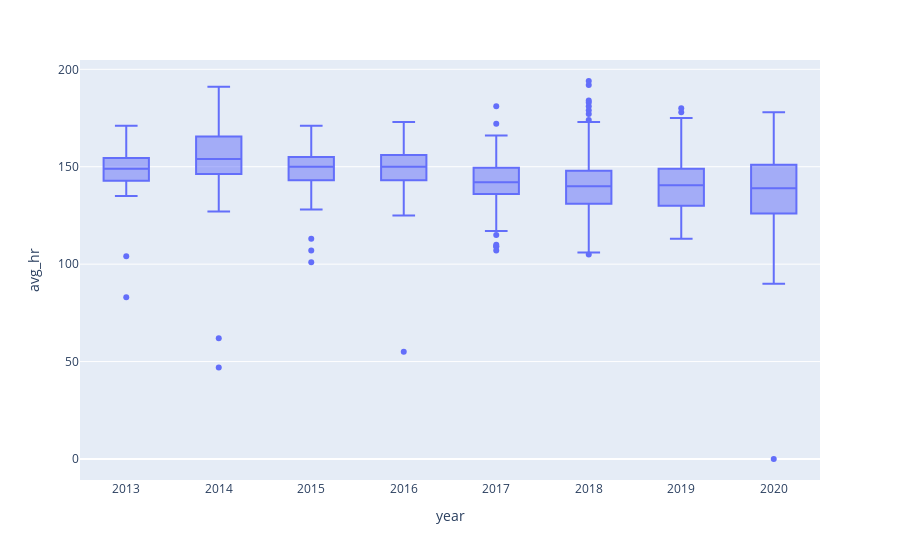

Source (notebook cell):
### Code cell
#Plot heart rate 
fig = px.box(data_strava, x="year",y="avg_hr")
fig.show()

### Figure 1 — Plotly figure (JSON) as saved in the notebook; plotly's stock layout.template omitted (floating-point values rounded to 4 significant figures; data arrays with more than 128 entries replaced by an {"elided": "..."} marker saying what was removed)
{"data": [{"alignmentgroup": "True", "hovertemplate": "year=%{x}<br>avg_hr=%{y}<extra></extra>", "legendgroup": "", "marker": {"color": "#636efa"}, "name": "", "notched": false, "offsetgroup": "", "orientation": "v", "showlegend": false, "type": "box", "x": {"elided": "1662 str values"}, "x0": " ", "xaxis": "x", "y": {"elided": "1662 int values"}, "y0": " ", "yaxis": "y"}], "layout": {"boxmode": "group", "legend": {"tracegroupgap": 0}, "margin": {"t": 60}, "xaxis": {"anchor": "y", "domain": [0, 1], "title": {"text": "year"}}, "yaxis": {"anchor": "x", "domain": [0, 1], "title": {"text": "avg_hr"}}}}
